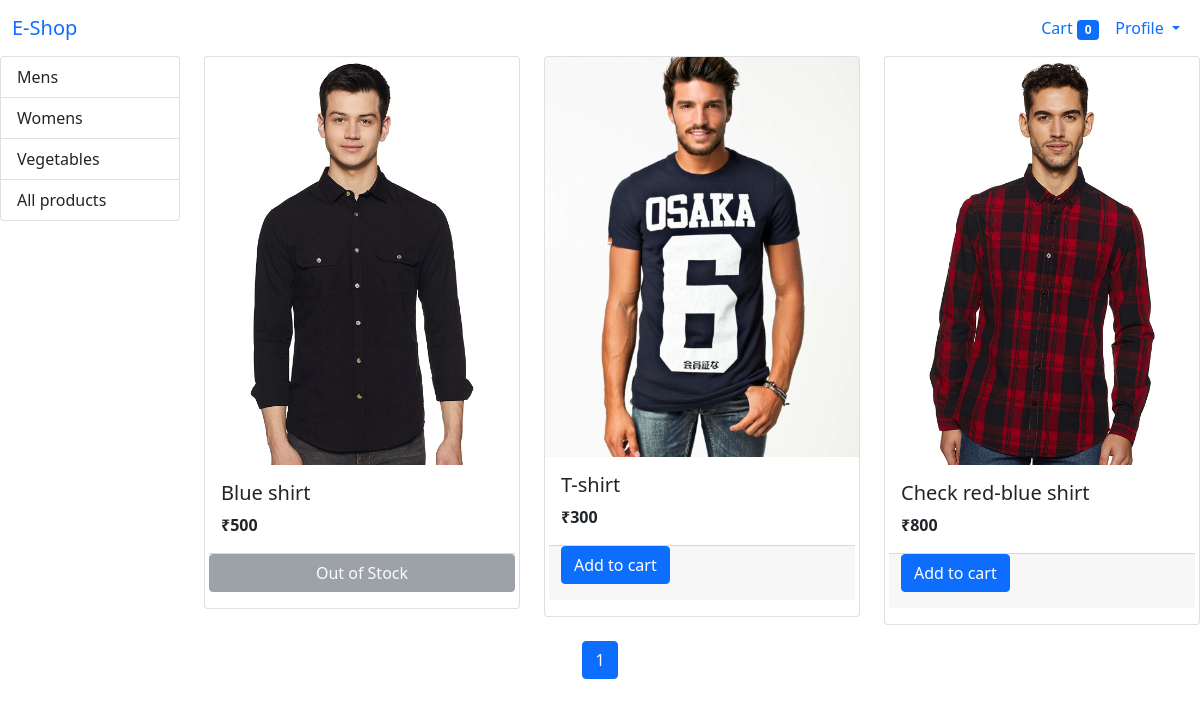
/?category=1, run on the app's committed database.
### store/models/categories.py (models this page shows, shortened)
class Categories(models.Model):
    name = models.CharField(max_length=20)

### store/models/product.py (models this page shows)
class Product(models.Model):
    product_name= models.CharField(max_length=100)
    product_price= models.IntegerField(default=0)
    category = models.ForeignKey(Categories, on_delete=models.CASCADE, default=1)
    product_image = models.ImageField(upload_to='media/')
    product_quantity = models.IntegerField(default=0)

### store/views/index.py (the view, shortened to what this page needs)
# urls.py: path('',Index.as_view(),name="index"),
class Index(View):
    def get(self,request):
        cart = request.session.get("cart",{})
        categories= Categories.objects.all()
        category_id = request.GET.get('category')
        if category_id: # when a particular category is selected
            products = Product.objects.filter(category=category_id)
        else: # when all category is selected
            products = Product.objects.all()
        index_page_pagination = Paginator(products,3)
        current_page_number = request.GET.get('page')
        final_pages=index_page_pagination.get_page(current_page_number)
        last_page = index_page_pagination.num_pages
        current_page = final_pages.number
        start_page = max(1,current_page-1)
        end_page=min(start_page+2,last_page)
        list_of_page_numbers= range(start_page,end_page+1)
        context={
            'products':final_pages,
            'last_page':last_page,
            'list_of_page_numbers':list_of_page_numbers,
            'categories':categories,
            'cart': cart,
        }
        return render(request,'index.html',context)

### store/templatetags/cart_filters.py (called while the page is built)
@register.filter(name="is_in_cart")
def is_in_cart(product,cart):
    if str(product.id) in cart.keys(): # cart.keys() will have a list of keys in string format which will never match with integer product.id
        return True
    else:
        return False

@register.filter
def currency(number):
    return "₹"+str(number)

### store/templates/index.html (shortened to what this page needs)
{%extends "store_master_template.html"%}
{% load cart_filters %}
{% block body %}
{%include 'navbar.html'%}
<div class="row">
  <div class="col-lg-2 mx-auto">
    <div class="list-group">
      {%for category in categories%}
      <a
        href="/?category={{category.id}}"
        class="list-group-item list-group-item-action"
        >{{category.name}}</a
      >
      {%endfor%}
      <a href="/" class="list-group-item list-group-item-action"
        >All products</a
      >
    </div>
  </div>
  <div id="products" class="col-lg-10 mx-auto">
    <div class="row">
      {% for product in products %}
      <div class="col-md-4 mb-3" id={{product.id}}>
        <div class="card">
          <img class="card-img-top" src="{{ product.product_image.url }}" alt="Product image"/>
          <div class="card-body">
            <h5 class="card-title">{{ product.product_name }}</h5>
            <p class="card-text"><b>{{ product.product_price| currency  }}</b></p>
            <div class="card-footer p-0 row no-gutters">
              {%if product.product_quantity == 0%}
              <button type="button" class="btn btn-secondary w-100" disabled>
                Out of Stock
              </button>
              {%else%}
              <form action="/#{{product.id}}" method="POST">
                <input type="submit" class="btn btn-primary" value="Add to cart"/>
              </form>
              {%endif%}
            </div>
          </div>
        </div>
      </div>
      {% endfor %}
    </div>
  </div>
</div>
<div class="d-flex justify-content-center">
  <nav aria-label="...">
    <ul class="pagination">
        {%for page in list_of_page_numbers%}
            <li class="page-item {% if page == products.number %}active{% endif %}" >
                <a class="page-link" href="/?page={{page}}">{{page}}</a>
            </li>
        {%endfor%}
    </ul>
  </nav>
  {% endblock %}

### data on the page
Categories: name "Mens"
Categories: name "Womens"
Categories: name "Vegetables"
Product: product_image (picture), product_name "Blue shirt", product_price "₹500", product_quantity "Out of Stock"
Product: product_image (picture), product_name "T-shirt", product_price "₹300"
Product: product_image (picture), product_name "Check red-blue shirt", product_price "₹800"

### other printed values
{{ request.session.cart.keys|length }} "0"
{{ page }} "1"
